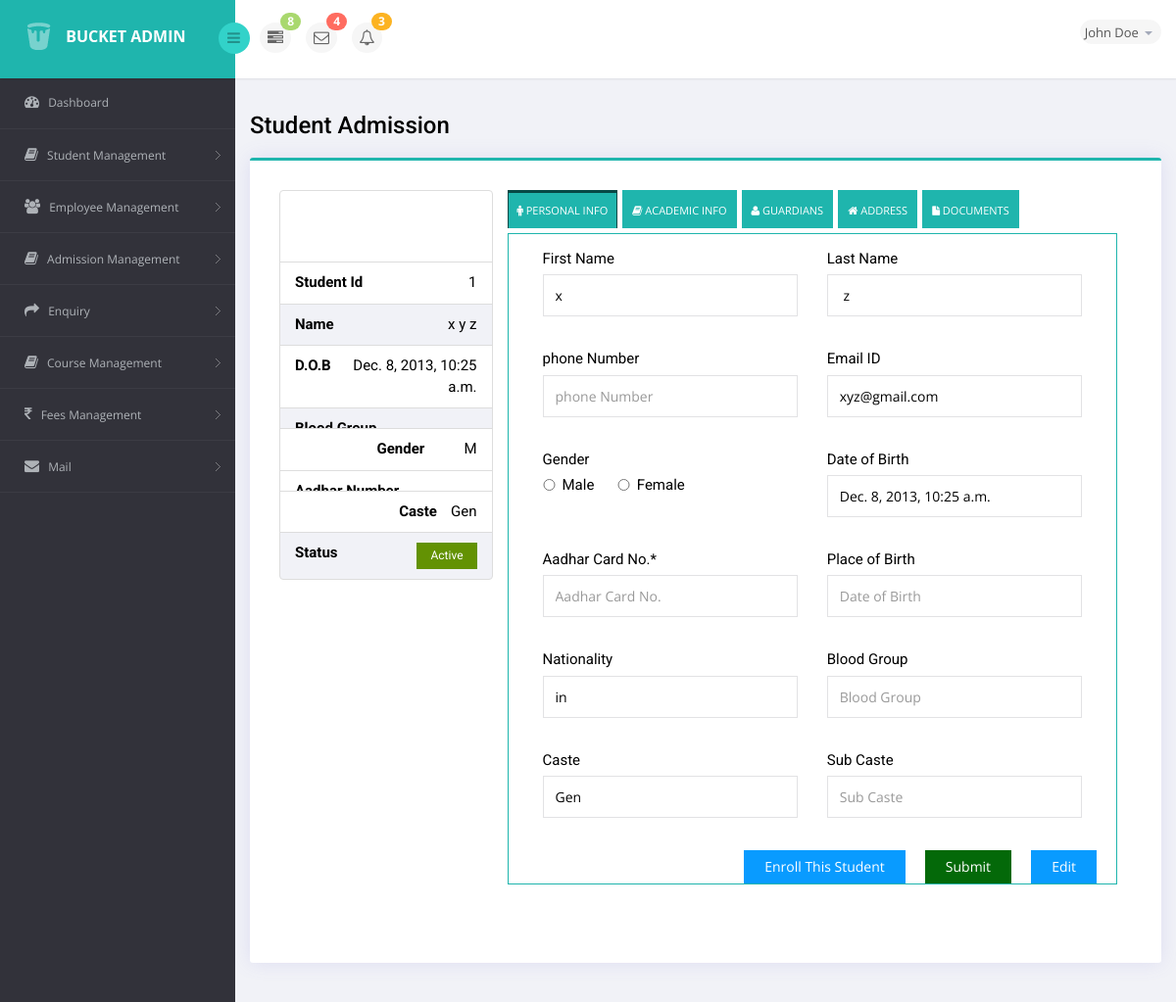
The app's page /employee/detail/1/, older data.
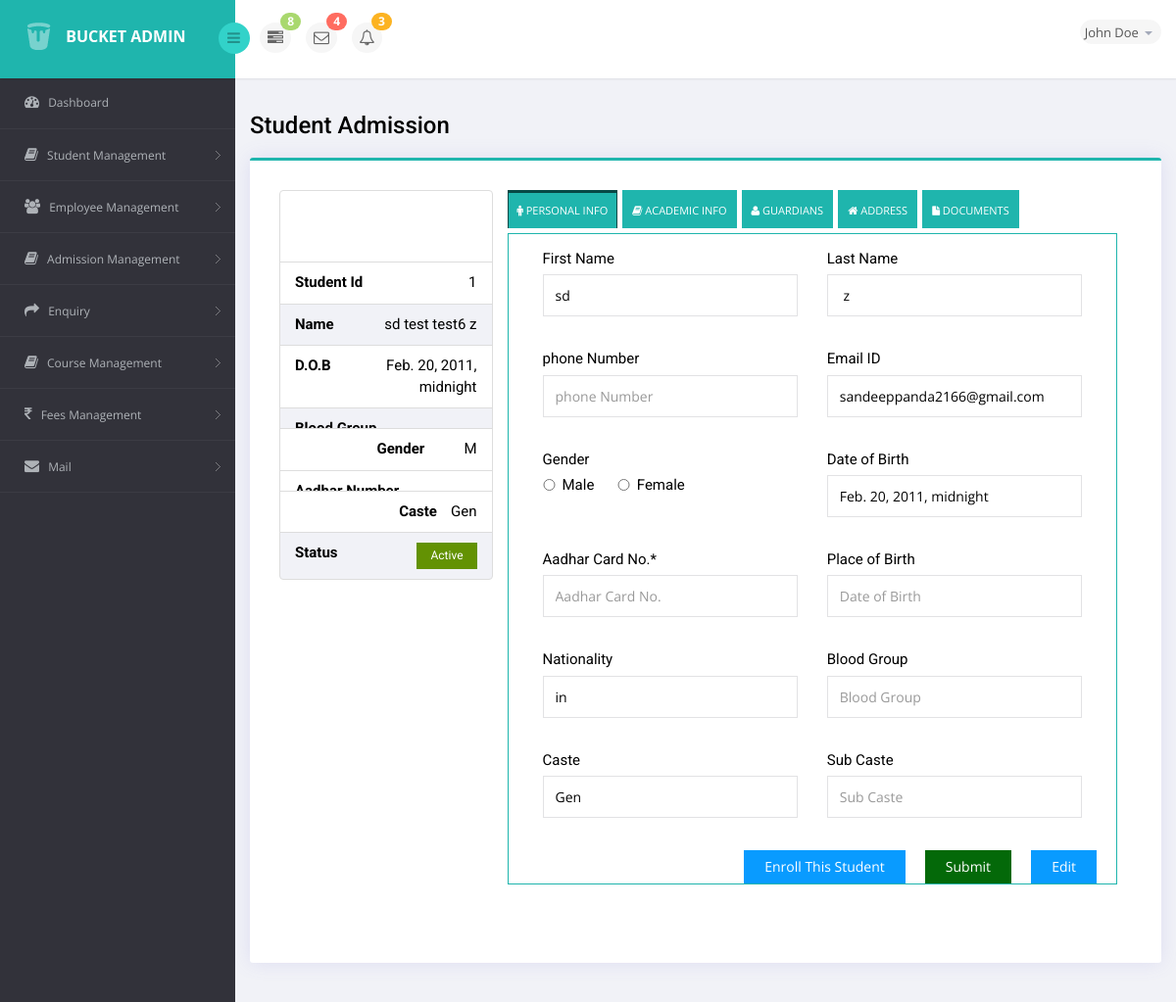
The same page, newer data.
### student/models.py (models this page shows, shortened)
class Employee(models.Model):
    BLOOD_GROUP=(('A+ve','A+ve'),('A-ve','A-ve'),('B+ve','B+ve'),('B-ve','B-ve'),('AB+ve','AB+ve'),('AB-ve','AB-ve'),('O+ve','O+ve'),('O-ve','O-ve'))
    ttl=(
        ('mr','Mr.'),
        ('ms','Mrs.'),
        ('miss','Miss'),
        ('dr','Dr.'),
    )
    national=(
        ('in','Indian'),
    )
    caste=(
        ('Gen','GEN'),
        ('sc','SC'),
        ('st','ST'),
        ('obc','OBC'),
        ('others','Others'),
    )
    scale=(
        ('5th','5th Pay'),
        ('6th','6th Pay'),
        ('cons','Consolidated'),
    )
    type_join=(
        ('part','Part Time'),
        ('full','Full Time'),
        ('part','Contracted'),
    )
    GENDER_CHOICES=(
            ('M', 'Male'),
            ('F', 'Female'),
            ('O','others')
    )
    RELIGION_CHOICES=(
        ('H','Hindu'),
        ('M','Muslim'),
        ('C','Christian'),
        ('O','Others'),
    )
    u_degree=(
        ('b.tech','B.Tech'),
        ('bachlr','Bachelors'),
        ('be','BE'),
    )
    m_degree=(
        ('m.tech','M.Tech'),
        ('master','Masters'),
        ('me','ME'),
    )
    physically_handicap=(
        ('y','Yes'),
        ('n','No'),
    )
    title=models.CharField(max_length=5,choices=ttl,default='Mr.')
    first_name=models.CharField(max_length=15)
    middle_name=models.CharField(max_length=15)
    last_name=models.CharField(max_length=15)
    date_of_birth=models.DateTimeField(auto_now_add=False)
    gender=models.CharField(max_length=10,choices=GENDER_CHOICES,default='Male')
    fathers_name=models.CharField(max_length=40)
    mothers_name=models.CharField(max_length=40,blank=False)
    phone_no=models.CharField(max_length=10,blank=False,validators=[RegexValidator('^[0-9]{10}$', message="Phone Number must be of 12 Digits")])
    aadhar_no=models.CharField(max_length=12,validators=[RegexValidator('^[0-9]{12}$', message="Aadhar Number must be of 12 Digits")])
    pan_no=models.CharField(max_length=15,blank=False)
    epfo_no=models.CharField(max_length=25,blank=False)
    email=models.EmailField()
    employee_department=models.ForeignKey(Employee_Department,on_delete=models.SET_NULL,null=True,blank=False)
    employee_designation=models.ForeignKey(Employee_Designation,on_delete=models.SET_NULL,null=True,blank=False)
    nationality=models.CharField(max_length=10,choices=national,blank=False)
    caste=models.CharField(max_length=5,choices=caste,default='Others',blank=False)
    religion=models.CharField(max_length=20,choices=RELIGION_CHOICES,default='Hindu')
    scale_of_pay=models.CharField(max_length=15,choices=scale,default=20)
    type_of_joining=models.CharField(max_length=15,choices=type_join,default='Full Time')
    communication_address=models.TextField()
    communication_lane_address=models.CharField(max_length=70)
    landmark=models.CharField(max_length=70)
    pin=models.CharField(max_length=6,validators=[RegexValidator('^[0-9]{6}$', message="")])
    city=models.CharField(max_length=30)
    district=models.ForeignKey(Districts,on_delete=models.CASCADE)
    state=models.ForeignKey(State,on_delete=models.CASCADE)
    country=models.ForeignKey(Country,on_delete=models.CASCADE)
    bank_name=models.CharField(max_length=25,blank=True)
    bank_account_number=models.IntegerField()
    bank_ifsc_code=models.CharField(max_length=25,blank=True)
    bank_branch=models.CharField(max_length=25,blank=True)
    tenth_subjects=models.CharField(max_length=20,blank=False)
    tenth_school=models.CharField(max_length=20,blank=False)
    tenth_board=models.CharField(max_length=20,blank=False)
    tenth_full_mark=models.IntegerField(blank=False)
    tenth_secured_mark=models.IntegerField(blank=False)
    tenth_percentage=models.FloatField(blank=False)
    twelth_stream=models.CharField(max_length=20,blank=False)
    twelth_college=models.CharField(max_length=20,blank=False)
    twelth_board=models.CharField(max_length=20,blank=False)
    twelth_full_mark=models.IntegerField(blank=False)
    twelth_secured_mark=models.IntegerField(blank=False)
    tewlth_percentage=models.FloatField(blank=False)
    degree_stream=models.CharField(max_length=20,blank=False)
    degree_college=models.CharField(max_length=20,blank=False)
    degree_university=models.CharField(max_length=20,blank=False)
    degree_full_mark=models.IntegerField(blank=True,null=True)
    degree_secured_mark=models.IntegerField(blank=True,null=True)
    degree_percentage=models.FloatField(blank=False)
    postdegree_stream=models.CharField(max_length=20,blank=True)
    postdegree_college=models.CharField(max_length=20,blank=True)
    postdegree_university=models.CharField(max_length=20,blank=True)
    postdegree_full_mark=models.IntegerField(blank=True,null=True)
    postdegree_secured_mark=models.IntegerField(blank=True,null=True)
    postdegree_percentage=models.FloatField(null=True,blank=True)
    teaching_experience=models.IntegerField(blank=False)
    industry_experience=models.IntegerField(blank=False)
    experience_details=models.TextField(blank=True)
    last_appointment_type=models.CharField(max_length=20,choices=type_join,default='Full Time')
    last_payment_scale=models.CharField(max_length=20,choices=scale,default='5th pay')
    other_qualifiaction=models.CharField(max_length=15,blank=True)
    area_of_specialization=models.CharField(max_length=50)
    ug_degree=models.CharField(max_length=30,choices=u_degree,default='B.Tech',blank=False)
    pg_degree=models.CharField(max_length=25,choices=m_degree,default='M.Tech',blank=False)
    patents_issued=models.IntegerField(blank=True)
    no_of_pg_projects=models.IntegerField(blank=True)
    physically_handicaped=models.CharField(choices=physically_handicap,max_length=1,blank=False)
    national_journal_no=models.IntegerField(blank=True)
    international_journal_no=models.IntegerField(blank=True)
    journal_details=models.TextField(blank=True)
    national_conference_no=models.IntegerField(blank=True)
    international_conference_no=models.IntegerField(blank=True)
    conference_details=models.TextField(blank=True)
    status=models.BooleanField(default=True)

### student/views.py (the view)
# urls.py: path('employee/detail/<int:pk>/',views.EmployeeDetailView.as_view(),name='employee_detail'),
class EmployeeDetailView(DetailView):
    context_object_name='employee_list'
    template_name='student/employee_detail.html'
    queryset=Employee.objects.all()
    def get_context_data(self,**kwargs):
        context = super(EmployeeDetailView, self).get_context_data(**kwargs)
        return context

### student/templates/student/employee_detail.html (shortened to what the changed rows need)
{% extends 'student/base.html' %}
{% load crispy_forms_tags %}
{% load static %}
{% block content %}
<section id="main-content">
    <div class="wrapper">
        <div class="row">
            <div class="col-lg-12">
                <h1 class="hdr">
                    Student Admission
                </h1>
                <div class="panel">
                    <div class="panel-body">
                        <div class="col-xs-12 col-sm-3 text-center">
                            <div class="row">
                            <ul class="list-group">
                                <li class="list-group-item text-center">
                                    <img src="{{object.student_pic.url}}" alt="" class=" avtar img-profile img-responsive" style="padding-left:0px; "/>
                                </li>
                                <li class="list-group-item text-right">
                                    <span class="pull-left">
                                        </span>{{object.id}}
                                </li>
                                <li class="list-group-item text-right gry">
                                    <span class="pull-left">
                                    </span>{{object.first_name}}  {{object.middle_name}}  {{object.last_name}}
                                </li>
                                <li class="list-group-item text-right">
                                    <span class="pull-left">
                                    </span>{{object.date_of_birth}}
                                </li>
                                <li class="list-group-item text-right gry">
                                    <span class="pull-left">
                                    </span>{{object.blood_group}}
                                </li>
                                <li class="list-group-item text-right">
                                    <span class="pull-left">
                                    </span>{{object.gender}}
                                </li>
                                <li class="list-group-item text-right">
                                    <span class="pull-left">
                                    </span>{{object.aadhar_number}}
                                </li>
                                <li class="list-group-item text-right">
                                    <span class="pull-left">
                                    </span>{{object.caste}}
                                </li>
                                <li class="list-group-item text-right gry">
                                    <span class="pull-left">
                                    </span><button class="activbtn">Active</button>
                                </li>
                            </ul>
                        </div>
                        </div>
                        <div class="col-sm-9 col-xs-12">
                            <div class="tab_wrapper first_tab">
                                <div class="content_wrapper">
                                    <div class="tab_content">
                                        <div class="row">
                                            <div class="col-sm-12">
                                                <div class="form-group col-sm-6 col-xs-12">
                                                    <label for="exampleInputEmail1">First Name</label>
                                                    <input type="text" class="form-control" placeholder="First Name" value="{{object.first_name}}">
                                                </div>
                                                <div class="form-group col-sm-6 col-xs-12">
                                                    <label for="exampleInputPassword1">Last Name</label>
                                                    <input type="text" class="form-control" placeholder="Last Name" value=" {{object.last_name}} ">
                                                </div>
                                                <div class="form-group col-sm-6 col-xs-12">
                                                    <label for="exampleInputPassword1">Email ID</label>
                                                    <input type="text" class="form-control" placeholder="Email ID" value="{{ object.email }}">
                                                </div>
                                                <div class="form-group col-sm-6 col-xs-12">
                                                    <label for="exampleInputPassword1">Date of Birth</label>
                                                    <input type="text" class="form-control" placeholder="Date of Birth" value="{{ object.date_of_birth }}">
                                                </div>
                                            </div>
                                        </div>
                                    </div>
                                </div>
                            </div>
                        </div>
                    </div>
                </div>
            </div>
        </div>
    </div>
</section>
{% endblock content %}

Row changes from the older to the newer data that the page shows:
changed Employee "Gen": first_name "x" → "sd"; middle_name "y" → "test test6"; date_of_birth "Dec. 8, 2013, 10:25 a.m." → "Feb. 20, 2011, midnight"; email "xyz@gmail.com" → "sandeeppanda2166@gmail.com"
